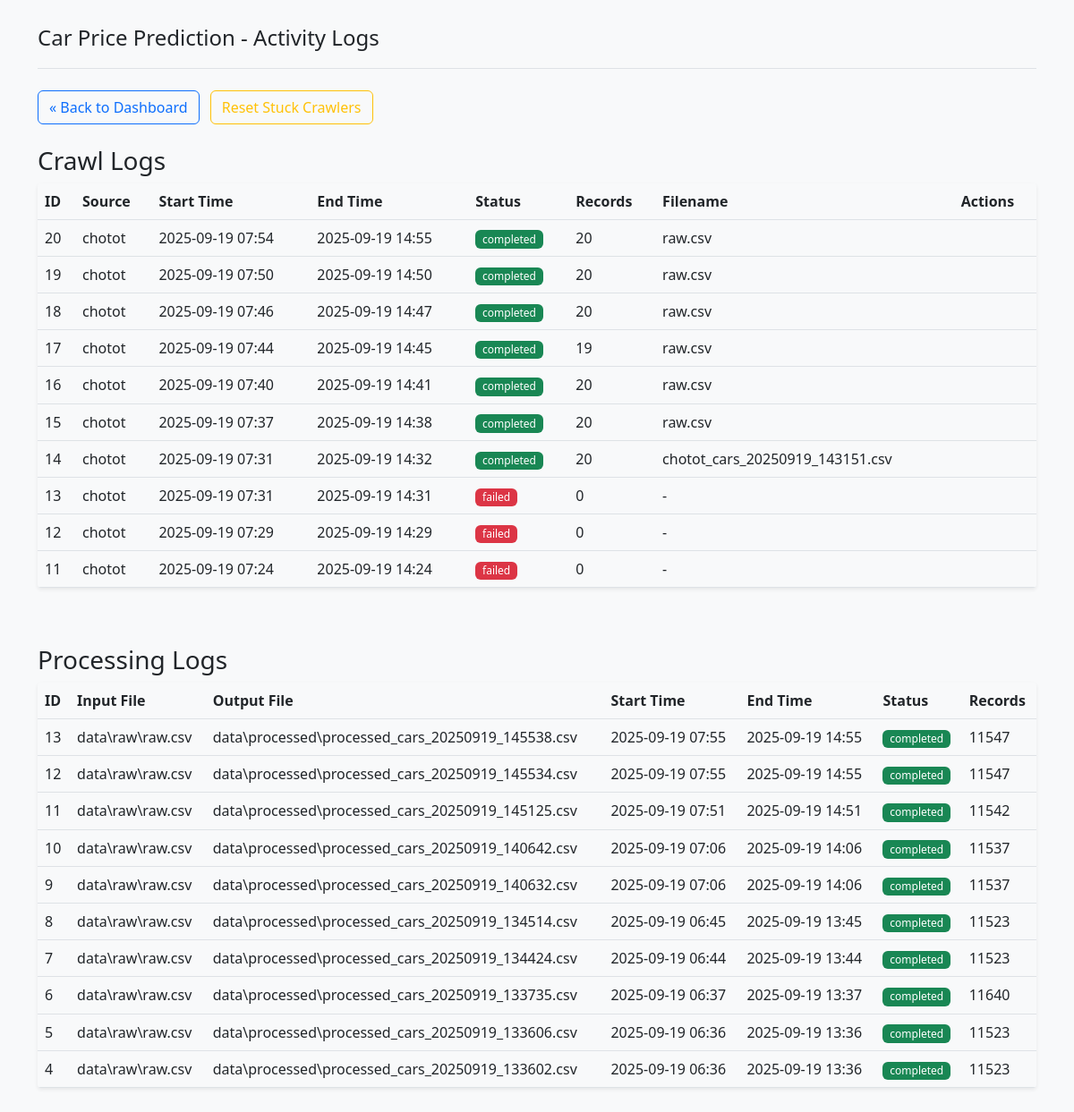
Page /logs on the earlier database version.
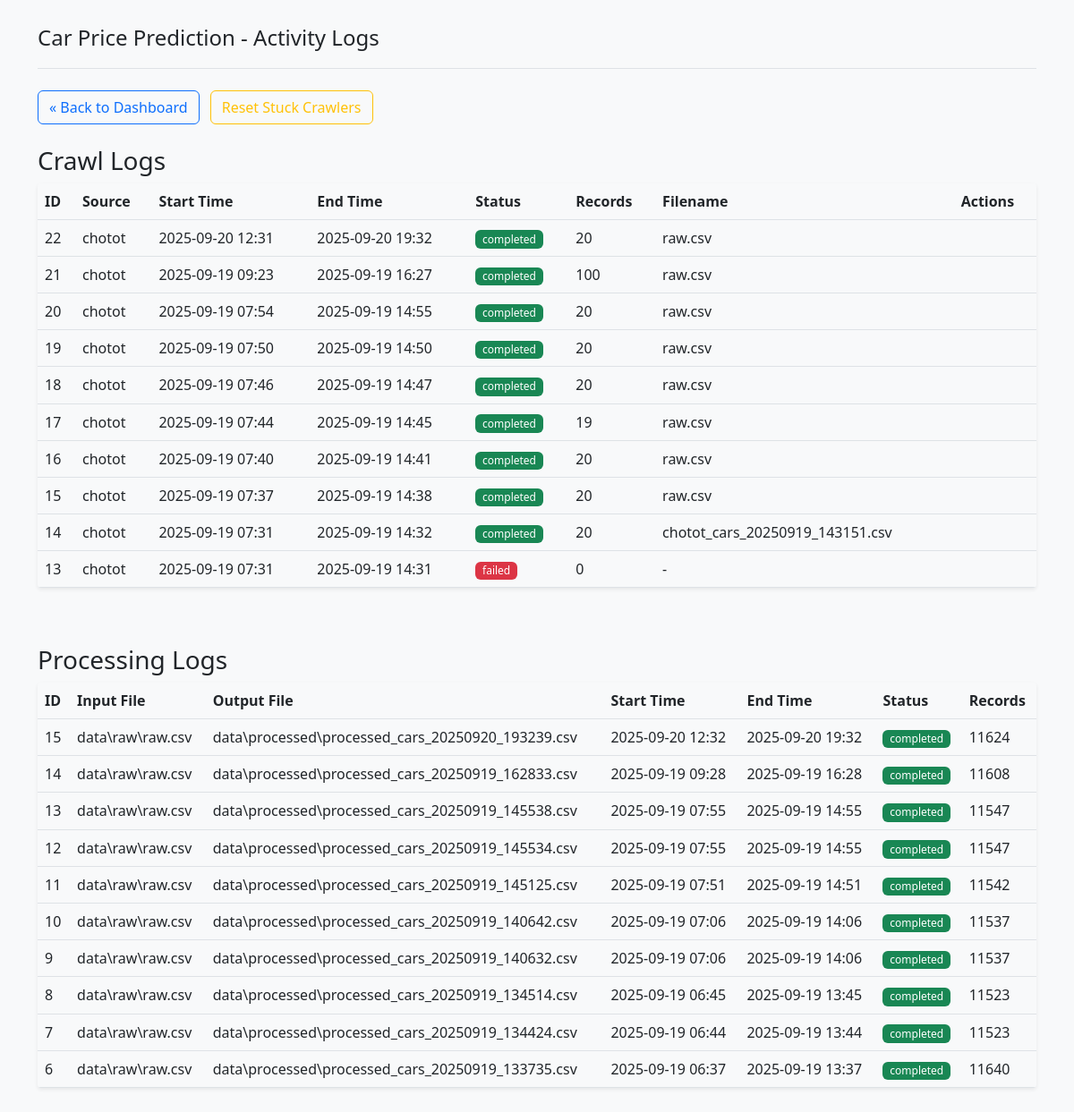
Same page on the later database version.
### app/models.py (models this page shows, shortened)
class CrawlLog(db.Model):
    __tablename__ = 'crawl_logs'
    id = db.Column(db.Integer, primary_key=True)
    start_time = db.Column(db.DateTime, default=datetime.utcnow)
    end_time = db.Column(db.DateTime, nullable=True)
    source = db.Column(db.String(100), nullable=False)
    status = db.Column(db.String(20), nullable=False)  # 'running', 'completed', 'failed'
    records_count = db.Column(db.Integer, default=0)
    filename = db.Column(db.String(255), nullable=True)
    error_message = db.Column(db.Text, nullable=True)

class ProcessingLog(db.Model):
    __tablename__ = 'processing_logs'
    id = db.Column(db.Integer, primary_key=True)
    start_time = db.Column(db.DateTime, default=datetime.utcnow)
    end_time = db.Column(db.DateTime, nullable=True)
    input_file = db.Column(db.String(255), nullable=False)
    output_file = db.Column(db.String(255), nullable=True)
    status = db.Column(db.String(20), nullable=False)  # 'running', 'completed', 'failed'
    records_count = db.Column(db.Integer, default=0)
    error_message = db.Column(db.Text, nullable=True)

### app/routes.py (the view)
@main_bp.route('/logs')
def logs():
    crawl_logs = CrawlLog.query.order_by(CrawlLog.start_time.desc()).limit(10).all()
    processing_logs = ProcessingLog.query.order_by(ProcessingLog.start_time.desc()).limit(10).all()
    return render_template('logs.html',
                           crawl_logs=crawl_logs,
                           processing_logs=processing_logs)

### app/templates/logs.html (shortened to what this page needs)
<!DOCTYPE html>
<html lang="vi">
<head>
    <link rel="stylesheet" href="https://cdn.jsdelivr.net/npm/bootstrap@5.2.3/dist/css/bootstrap.min.css">
    <link rel="stylesheet" href="{{ url_for('static', filename='css/style.css') }}">
</head>
<body>
    <div class="container py-4">
        <header class="pb-3 mb-4 border-bottom">
            <div class="d-flex align-items-center text-dark text-decoration-none">
                <span class="fs-4">Car Price Prediction - Activity Logs</span>
            </div>
        </header>
        <div class="mb-4">
            <a href="{{ url_for('main.index') }}" class="btn btn-outline-primary">&laquo; Back to Dashboard</a>
            <button class="btn btn-outline-warning ms-2" onclick="checkStuckCrawlers()">
                Reset Stuck Crawlers
            </button>
        </div>
        <div class="row">
            <div class="col-md-12">
                <h3>Crawl Logs</h3>
                <div class="table-responsive">
                    <table class="table table-hover">
                        <thead>
                            <tr>
                                <th>ID</th>
                                <th>Source</th>
                                <th>Start Time</th>
                                <th>End Time</th>
                                <th>Status</th>
                                <th>Records</th>
                                <th>Filename</th>
                                <th>Actions</th>
                            </tr>
                        </thead>
                        <tbody>
                            {% for log in crawl_logs %}
                            <tr data-log-id="{{ log.id }}">
                                <td>{{ log.id }}</td>
                                <td>{{ log.source }}</td>
                                <td>{{ log.start_time.strftime('%Y-%m-%d %H:%M') }}</td>
                                <td>{{ log.end_time.strftime('%Y-%m-%d %H:%M') if log.end_time else '-' }}</td>
                                <td><span
                                        class="badge bg-{{ 'success' if log.status == 'completed' else 'warning' if log.status.startswith('running') else 'danger' }} crawler-status">{{
                                        log.status }}</span></td>
                                <td>{{ log.records_count }}</td>
                                <td>{{ log.filename or '-' }}</td>
                                <td class="crawler-actions">
                                </td>
                            </tr>
                            {% endfor %}
                        </tbody>
                    </table>
                </div>
            </div>
        </div>
        <div class="row mt-5">
            <div class="col-md-12">
                <h3>Processing Logs</h3>
                <div class="table-responsive">
                    <table class="table table-hover">
                        <thead>
                            <tr>
                                <th>ID</th>
                                <th>Input File</th>
                                <th>Output File</th>
                                <th>Start Time</th>
                                <th>End Time</th>
                                <th>Status</th>
                                <th>Records</th>
                            </tr>
                        </thead>
                        <tbody>
                            {% for log in processing_logs %}
                            <tr>
                                <td>{{ log.id }}</td>
                                <td>{{ log.input_file }}</td>
                                <td>{{ log.output_file or '-' }}</td>
                                <td>{{ log.start_time.strftime('%Y-%m-%d %H:%M') }}</td>
                                <td>{{ log.end_time.strftime('%Y-%m-%d %H:%M') if log.end_time else '-' }}</td>
                                <td><span
                                        class="badge bg-{{ 'success' if log.status == 'completed' else 'warning' if log.status == 'running' else 'danger' }}">{{
                                        log.status }}</span></td>
                                <td>{{ log.records_count }}</td>
                            </tr>
                            {% endfor %}
                        </tbody>
                    </table>
                </div>
            </div>
        </div>
    </div>
</body>
</html>

### app/static/css/style.css (style rules this page uses)
body { background-color: #f8f9fa; }
.badge { font-weight: 500; padding: 0.35em 0.65em; }
.table-responsive { margin-bottom: 1rem; box-shadow: 0 0.125rem 0.25rem rgba(0, 0, 0, 0.075); border-radius: 0.25rem; overflow: hidden; }
.table { margin-bottom: 0; }

Differences in the rows shown:
no longer on this page (row unchanged): CrawlLog: id "12", source "chotot", start_time "2025-09-19 07:29", end_time "2025-09-19 14:29", status "failed", records_count "0", filename "-"
no longer on this page (row unchanged): CrawlLog: id "11", source "chotot", start_time "2025-09-19 07:24", end_time "2025-09-19 14:24", status "failed", records_count "0", filename "-"
no longer on this page (row unchanged): ProcessingLog: id "5", input_file "data\\raw\\raw.csv", output_file "data\\processed\\processed_cars_20250919_133606.csv", start_time "2025-09-19 06:36", end_time "2025-09-19 13:36", status "completed", records_count "11523"
no longer on this page (row unchanged): ProcessingLog: id "4", input_file "data\\raw\\raw.csv", output_file "data\\processed\\processed_cars_20250919_133602.csv", start_time "2025-09-19 06:36", end_time "2025-09-19 13:36", status "completed", records_count "11523"
added CrawlLog: id "22", source "chotot", start_time "2025-09-20 12:31", end_time "2025-09-20 19:32", status "completed", records_count "20", filename "raw.csv"
added CrawlLog: id "21", source "chotot", start_time "2025-09-19 09:23", end_time "2025-09-19 16:27", status "completed", records_count "100", filename "raw.csv"
added ProcessingLog: id "15", input_file "data\\raw\\raw.csv", output_file "data\\processed\\processed_cars_20250920_193239.csv", start_time "2025-09-20 12:32", end_time "2025-09-20 19:32", status "completed", records_count "11624"
added ProcessingLog: id "14", input_file "data\\raw\\raw.csv", output_file "data\\processed\\processed_cars_20250919_162833.csv", start_time "2025-09-19 09:28", end_time "2025-09-19 16:28", status "completed", records_count "11608"
